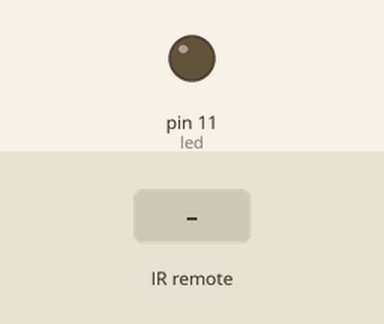
This sketch was run on a simulated Arduino Uno, built with avr-gcc and run on an emulated ATmega328P. Shown: output pins drawn as LEDs (lit = HIGH). Inputs (shaded band) come from the test bench.

Above: at 1.2 s.
1.3 s: infrared code 0xFFA25D received
At 1.8 s:
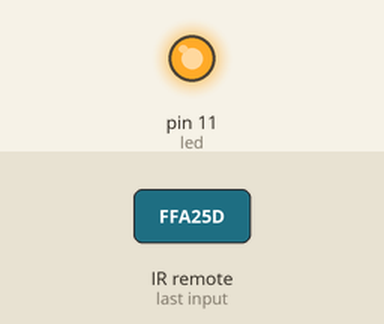
2.8 s: infrared code 0xFFE21D received
At 4.1 s:
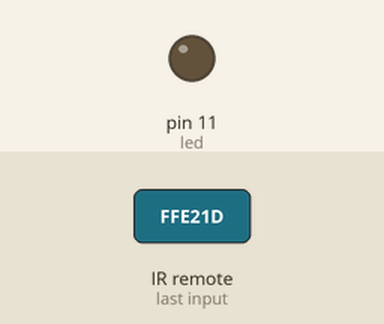
Timing chart, 0 to 5.8 s (numbered marks = the images above; inputs shaded):
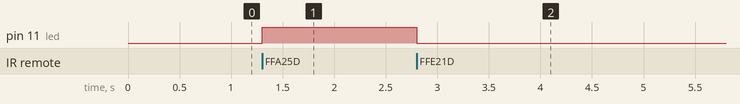

The sketch:

Pantalla4.ino
```cpp
#include <IRremote.h>

const long KEY_ON = 0xFFA25D;
const long KEY_OFF = 0xFFE21D;
const long KEY_RED = 0xFF22DD;
const long KEY_GREEN = 0xFF02FD;
const long KEY_DARKBLUE = 0xFFC23D;
const long KEY_YELLOW = 0xFFE01F;
const long KEY_PURPLE = 0xFFA857;
const long KEY_BLUE = 0xFF906F;
const long KEY_WHITE = 0xFF6897;
const long KEY_UP = 0xFF9867;
const long KEY_DOWN = 0xFFB04F;
const long KEY_1 = 0xFF30CF;
const long KEY_2 = 0xFF18E7;
const long KEY_3 = 0xFF7A85;
const long KEY_4 = 0xFF10EF;
const long KEY_5 = 0xFF38C7;
const long KEY_6 = 0xFF5AA5;
const long KEY_7 = 0xFF42BD;
const long KEY_8 = 0xFF4AB5;
const long KEY_9 = 0xFF52AD;
const long KEY_REPEAT = 0xFFFFFFFF;
const int RECV_PIN = 9;
const int led = 11;

IRrecv irrecv(RECV_PIN);
decode_results results;

void setup()
{
   Serial.begin(9600);
   irrecv.enableIRIn();
   pinMode(led, OUTPUT);
}

void loop()
{
   if (irrecv.decode(&results))
   {
      switch(results.value){
        case KEY_OFF:
        digitalWrite(led, LOW);
        break;
        case KEY_ON:
        digitalWrite(led, HIGH);
      }

      //Serial.println(results.value, HEX);

      irrecv.resume();
   }
}
```

Measured:
- after the input at 1.3 s, pin 11 (led): LOW → HIGH at once
- after the input at 2.8 s, pin 11 (led): HIGH → LOW at once
